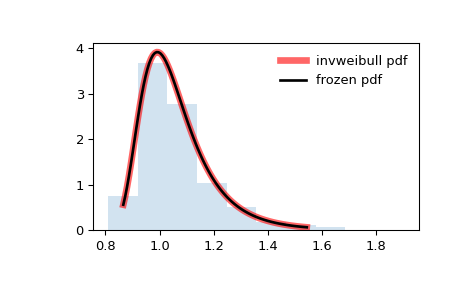

Recreate this plot in Python.
from scipy.stats import invweibull
import matplotlib.pyplot as plt
fig, ax = plt.subplots(1, 1)

# Calculate the first four moments:

c = 10.6
mean, var, skew, kurt = invweibull.stats(c, moments='mvsk')

# Display the probability density function (``pdf``):

x = np.linspace(invweibull.ppf(0.01, c),
                invweibull.ppf(0.99, c), 100)
ax.plot(x, invweibull.pdf(x, c),
       'r-', lw=5, alpha=0.6, label='invweibull pdf')

# Alternatively, the distribution object can be called (as a function)
# to fix the shape, location and scale parameters. This returns a "frozen"
# RV object holding the given parameters fixed.

# Freeze the distribution and display the frozen ``pdf``:

rv = invweibull(c)
ax.plot(x, rv.pdf(x), 'k-', lw=2, label='frozen pdf')

# Check accuracy of ``cdf`` and ``ppf``:

vals = invweibull.ppf([0.001, 0.5, 0.999], c)
np.allclose([0.001, 0.5, 0.999], invweibull.cdf(vals, c))
# True

# Generate random numbers:

r = invweibull.rvs(c, size=1000)

# And compare the histogram:

ax.hist(r, density=True, histtype='stepfilled', alpha=0.2)
ax.legend(loc='best', frameon=False)
plt.show()
